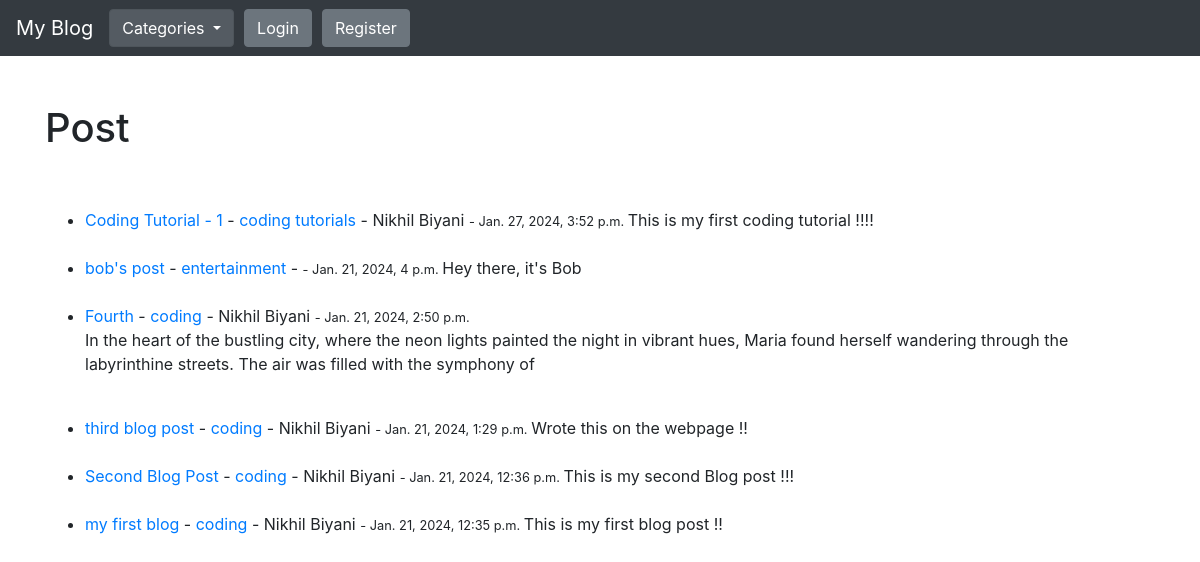
The page / on the database its author committed.
### theblog/models.py (models this page shows, shortened)
class Post(models.Model):
    title = models.CharField(max_length=255)
    title_tag = models.CharField(max_length=255)
    author = models.ForeignKey(User, on_delete=models.CASCADE)
    body = models.TextField()
    posted_date = models.DateTimeField(auto_now_add=True)
    update_date = models.DateTimeField(auto_now=True)
    category = models.CharField(max_length=255, default="coding")
    likes = models.ManyToManyField(User, related_name='blog_posts')

### theblog/views.py (the view)
# urls.py: path('', HomeView.as_view(), name="home"),
class HomeView(ListView):
    model = Post
    template_name = 'home.html'
    ordering = ['-posted_date']
    def get_context_data(self, *args, **kwargs):
        cat_menu = Category.objects.all()
        context = super(HomeView, self).get_context_data(*args, **kwargs)
        context["cat_menu"] = cat_menu
        return context

### theblog/models.py (called while the page is built)
    def __str__(self):
        return self.name

### theblog/templates/home.html (shortened to what this page needs)
{% extends 'base.html' %}
{% block content %}
    <br/><br/>
    <h1>Post</h1>
    <br/><br/>
    <ul>
        {% for post in object_list %}
            <li>
                <a href="{% url 'article-detail' post.pk %}">{{post.title}}</a>
                - <a href="{% url 'category' post.category|slugify %}">{{post.category}}</a> -
                {{post.author.first_name}} {{post.author.last_name}}
                <small> - {{post.posted_date}} </small>
                {{post.body | slice:":200" | safe}}
                <br/><br/>
            </li>
        {% endfor %}
    </ul>
{% endblock %}

### rows shown on the page
Post: title "Coding Tutorial - 1", category "coding tutorials", author.first_name "Nikhil", author.last_name "Biyani", posted_date "Jan. 27, 2024, 3:52 p.m.", body "This is my first coding tutorial !!!!"
Post: title "bob's post", category "entertainment", posted_date "Jan. 21, 2024, 4 p.m.", body "Hey there, it's Bob"
Post: title "Fourth", category "coding", author.first_name "Nikhil", author.last_name "Biyani", posted_date "Jan. 21, 2024, 2:50 p.m.", body "In the heart of the bustling city, where the neon lights painted the night in vibrant hues, Maria found herself wandering through the labyrinthine streets. The air was filled with the symphony of"
Post: title "third blog post", category "coding", author.first_name "Nikhil", author.last_name "Biyani", posted_date "Jan. 21, 2024, 1:29 p.m.", body "Wrote this on the webpage !!"
Post: title "Second Blog Post", category "coding", author.first_name "Nikhil", author.last_name "Biyani", posted_date "Jan. 21, 2024, 12:36 p.m.", body "This is my second Blog post !!!"
Post: title "my first blog", category "coding", author.first_name "Nikhil", author.last_name "Biyani", posted_date "Jan. 21, 2024, 12:35 p.m.", body "This is my first blog post !!"
